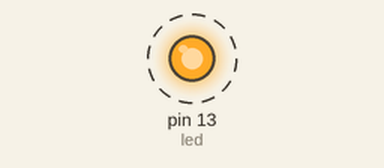
Simulated run of this sketch. Board: Arduino Uno, built with avr-gcc and run on an emulated ATmega328P. On the bench: output pins drawn as LEDs (lit = HIGH). Dashed ring = blinking.

Above: at 0.5 s.
Timing chart, 0 to 3.0 s (numbered marks = the images above):
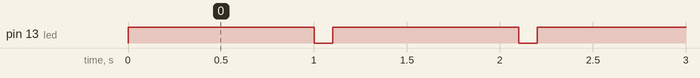

Measured:
- by itself, pin 13 (led): alternates HIGH for 1.0 s and LOW for 0.10 s

The sketch:

sketch_feb05a.ino
```cpp
int led = 13;

void setup() {
  // put your setup code here, to run once:
pinMode(led, OUTPUT);
}

void loop() {
  // put your main code here, to run repeatedly:
digitalWrite(led, HIGH);
delay(1000);
digitalWrite(led, LOW);
delay(100);
// turn the LED on (HIGH is the voltage level) // wait for a second
// turn the LED off by making the voltage LOW // wait for a second
}
```
